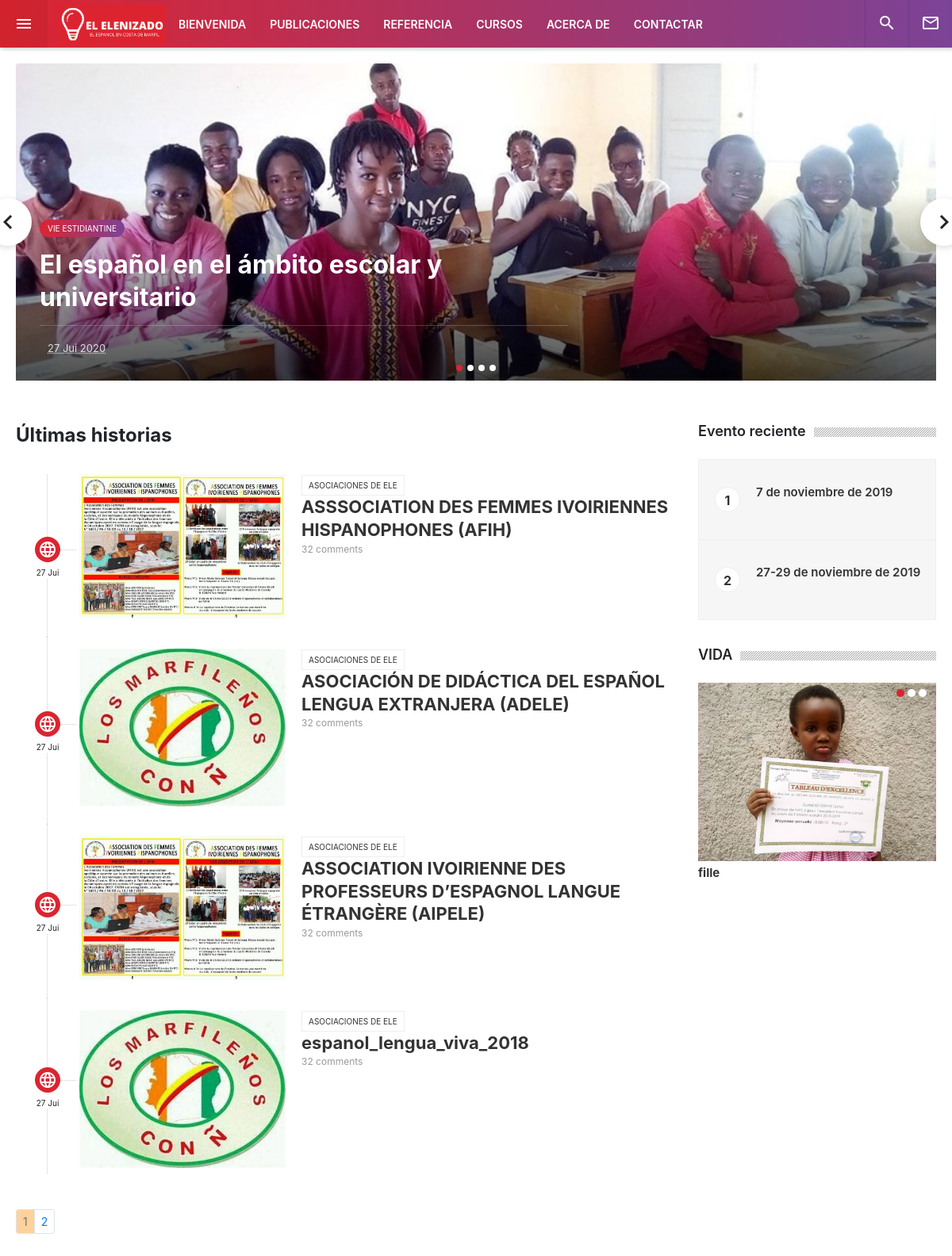
The page / on the database its author committed.
### website/models.py (models this page shows, shortened)
class SiteInfo(models.Model):
    email = models.EmailField()
    nom = models.CharField(max_length=255)
    telephone = models.IntegerField()
    description = models.TextField()
    logo = models.ImageField(upload_to='logo/site')
    date_add = models.DateTimeField(auto_now_add=True)
    date_update= models.DateTimeField(auto_now=True)
    status = models.BooleanField(default=True)
    class Meta:
        verbose_name = 'Site info'
        verbose_name_plural = 'Sites infos'

### elenizado/models.py (models this page shows, shortened)
class Publication(models.Model):
    titre = models.CharField(max_length=255)
    description = HTMLField()
    image = models.ImageField(upload_to='image/publication')
    categorie = models.ForeignKey(Categorie,on_delete=models.CASCADE,related_name='categorie_publication')
    date_add = models.DateTimeField(auto_now_add=True)
    date_update= models.DateTimeField(auto_now=True)
    status = models.BooleanField(default=True)
    slug = models.SlugField(unique=True, null=True, blank=True)
    class Meta:
        verbose_name = 'Publication'
        verbose_name_plural = 'Publications'

class Categorie(models.Model):
    nom = models.CharField(max_length=255)
    description = models.TextField()
    date_add = models.DateTimeField(auto_now_add=True)
    date_update= models.DateTimeField(auto_now=True)
    status = models.BooleanField(default=True)
    class Meta:
        verbose_name = 'Categorie'
        verbose_name_plural = 'Categories'
    def __str__(self):
            return self.nom

class Evenement(models.Model):
    image = models.ImageField(upload_to='evenemant/image')
    description = HTMLField()
    titre = models.CharField(max_length=255)
    date_add = models.DateTimeField(auto_now_add=True)
    date_update= models.DateTimeField(auto_now=True)
    status = models.BooleanField(default=True)
    slug = models.SlugField(unique=True, null=True, blank=True)
    class Meta:
        verbose_name = 'Evenement'
        verbose_name_plural = 'Evenements'

### about/models.py (models this page shows, shortened)
class Gallerie(models.Model):
    gallerie = models.ImageField(upload_to='gallerie/image',null=True)
    titre = models.CharField(max_length=255,null=True)
    date_add = models.DateTimeField(auto_now_add=True)
    date_update= models.DateTimeField(auto_now=True)
    status = models.BooleanField(default=True)
    class Meta:
        verbose_name = 'Gallerie'
        verbose_name_plural = 'Galleries'

### website/views.py (the view)
# urls.py: path('', views.index, name='index'),
def index(request):
    site_info = models.SiteInfo.objects.filter(status=True)[:1].get()
    publication_r = elenizado_models.Publication.objects.all().order_by('-date_add')[:4]
    events_r = elenizado_models.Evenement.objects.all().order_by('-date_add')[:3]
    gallerie = about_models.Gallerie.objects.filter(status=True)
    publication_list = elenizado_models.Publication.objects.all()
    page = request.GET.get('page', 1)
    paginator = Paginator(publication_list, 4)
    try:
        pub = paginator.page(page)
    except PageNotAnInteger:
        pub = paginator.page(1)
    except EmptyPage:
        pub = paginator.page(paginator.num_pages)
    datas = {
             'publication_r':publication_r,
             'events_r':events_r,
             'gallerie':gallerie,
             'site_info':site_info,
             'pub':pub,
    }
    return render(request,'pages/index.html',datas)

### templates/pages/index.html (shortened to what this page needs)
{% extends 'bases/header.html' %}
{% block content %}
	<main class="main-container">
		<section class="main-highlight">
			<div class="highlight-carousel slider-carousel">
				<div class="owl-carousel" id="postCarousel">
					{% for p in publication_r %}
				     <div class="item">
				    	<article class="post-box" style="background-image: url({{p.image.url}});">
				    		<div class="post-overlay">
				    			<a href="#" class="post-category" title="Title of blog post" rel="tag">{{p.categorie}}</a>
				    			<h3 class="post-title">{{p.titre}}</h3>
				    			<div class="post-meta">
				    				<div class="post-meta-author-info">
				    					<span class="post-meta-date">
				    						<abbr class="published updated" title="December 4, 2017">{{p.date_add|date:"d M Y"}}</abbr>
				    					</span>
				    				</div>
				    			</div>
				    		</div>
				    		<a href="#" class="post-overlayLink"></a>
				    	</article>
					</div>
					{% endfor %}
				</div>
			</div>
		</section>
		<section class="main-content">
			<div class="main-content-wrapper">
				<div class="content-body">
					<div class="content-timeline">
						<div class="post-list-header">
							<span class="post-list-title">
								Últimas historias</span>
						</div>
						<div class="timeline-items">
								{% for p in pub %}
							<div class="timeline-item">
								<div class="timeline-left">
									<div class="timeline-left-wrapper">
										<a href="#" class="timeline-category" data-zebra-tooltip title="{{p.categorie}}"><i class="material-icons">&#xE894;</i></a>
										<span class="timeline-date">{{p.date_add|date:"d M"}}</span>
									</div>
								</div>
								<div class="timeline-right">
									<div class="timeline-post-image">
										<a href="#">
											<img src="{{p.image.url}}" width="260">
										</a>
									</div>
									<div class="timeline-post-content">
										<a href="#" class="timeline-category-name">{{p.categorie}}</a>
										<a href="{% url 'timeline' %}">
											<h3 class="timeline-post-title">{{p.titre}}</h3>
										</a>
										<div class="timeline-post-info">
											<span class="comment">32 comments</span>
										</div>
									</div>
								</div>
							</div>
								{% endfor %}
						</div>
						<div class="load-more">
							<nav aria-label="...">
								{% if pub.has_other_pages %}
								<ul class="pagination pagination-sm">
									{% for i in pub.paginator.page_range %}
      									{% if pub.number == i %}
								  <li class="page-item disabled" >
									<a style="background:rgb(255, 210, 156)!important" class="page-link" href="#" tabindex="-1">{{ i }}</a>
								  </li>
								  		{% else %}
								  <li class="page-item"><a class="page-link" href="?page={{ i }}">{{ i }}</a></li>
								  		{% endif %}
   									{% endfor %}
								</ul>
								{% endif %}
							  </nav>
						</div>
					</div>
				</div>
				<div class="content-sidebar">
					<div class="sidebar_inner">
						<div class="widget-item">
							<div class="w-header">
								<div class="w-title">Evento reciente</div>
								<div class="w-seperator"></div>
							</div>
							<div class="w-boxed-post">
								<ul>
									{% for e in events_r %}
									<li>
										<a href="{% url 'evenement' %}" style="background-image: url({{e.image.url}});">
											<div class="box-wrapper" style="height: 100px;">
												<div class="box-left">
													<span>{{forloop.counter}}</span>
												</div>
												<div class="box-right">
													<h3 class="p-title" >{{ e.titre }}
													</h3>
												</div>
											</div>
										</a>
									</li>
									{% endfor %}
								</ul>
							</div>
						</div>
						<div class="widget-item">
							<div class="w-header">
								<div class="w-title">VIDA   </div>
								<div class="w-seperator"></div>
							</div>
							<div class="w-carousel-post">
								<div class="owl-carousel" id="widgetCarousel">
									{% for g in gallerie %}
								    <div class="item">
								    	<a href="#">
								    		<img src="{{g.gallerie.url}}" width="300">
								    		<span class="w-post-title">{{g.titre}}</span>
								    	</a>
									</div>
									{% endfor %}
								</div>
							</div>
						</div>
					</div>
				</div>
			</div>
		</section>
	</main>
{% endblock %}

### templates/bases/header.html (shortened to what this page needs)
<!DOCTYPE html>
<html lang="fr">
<head>
	<link rel="stylesheet" type="text/css" href="/static/plugins/zebra-tooltip/zebra_tooltips.min.css">
	<link rel="stylesheet" type="text/css" href="/static/plugins/owl-carousel/assets/owl.carousel.min.css">
	<link rel="stylesheet" href="https://cdnjs.cloudflare.com/ajax/libs/limonte-sweetalert2/8.11.8/sweetalert2.css">
	<link rel="stylesheet" type="text/css" href="/static/css/main-style.css">
	<link rel="stylesheet" type="text/css" href="/static/css/responsive-style.css">
	<link href="https://stackpath.bootstrapcdn.com/bootstrap/4.5.0/css/bootstrap.min.css" rel="stylesheet" >
</head>
<body>
	<header class="header">
		<div class="header-wrapper">
			<div class="toggle-sidebar material-button">
				<i class="material-icons">&#xE5D2;</i>
			</div>
			<div class="logo-box">
				<h1>
					<a href="{% url 'index' %}" class="logo" style="background: url('{{ site_info.logo.url }}') ;background-size: cover; width: 135px; height:50px;position:relative; bottom:8px"></a>
				</h1>
			</div>
			<div class="header-menu">
				<ul class="header-navigation" data-show-menu-on-mobile>
					<li>
						<a href="{% url 'index' %}" class="material-button submenu-toggle">BIENVENIDA</a>
					</li>
					<li>
						<a href="#" class="material-button submenu-toggle">PUBLICACIONES</a>
					</li>
					<li>
						<a href="#" class="material-button submenu-toggle">REFERENCIA</a>
					</li>
					<li>
						<a href="{% url 'cours' %}" class="material-button submenu-toggle">CURSOS</a>
					</li>
					<li>
						<a href="{% url 'about' %}" class="material-button submenu-toggle">ACERCA DE</a>
					</li>
					<li>
						<a href="{% url 'contact' %}" class="material-button submenu-toggle">CONTACTAR</a>
					</li>
				</ul>
			</div>
			<div class="header-right with-seperator">
				<ul class="header-navigation">
					<li>
						<a href="#" class="material-button search-toggle"><i class="material-icons">&#xE8B6;</i></a>
					</li>
					<li class="hide-on-mobile"><a href="#" class="material-button" data-modal="newsletterModal"><i class="material-icons">&#xE0E1;</i></a></li>
				</ul>
			</div>
		</div>
	</header>
{% block content %}
{% endblock %}
</body>
</html>

### rows shown on the page
SiteInfo: logo (picture)
Publication: image (picture), categorie "VIE ESTIDIANTINE", titre "El español en el ámbito escolar y universitario", date_add "27 Jui 2020"
Publication: date_add "27 Jui", image (picture), categorie "ASOCIACIONES DE ELE", titre "ASSSOCIATION DES FEMMES IVOIRIENNES HISPANOPHONES (AFIH)"
Publication: date_add "27 Jui", image (picture), categorie "ASOCIACIONES DE ELE", titre "ASOCIACIÓN DE DIDÁCTICA DEL ESPAÑOL LENGUA EXTRANJERA (ADELE)"
Publication: date_add "27 Jui", image (picture), categorie "ASOCIACIONES DE ELE", titre "ASSOCIATION IVOIRIENNE DES PROFESSEURS D’ESPAGNOL LANGUE ÉTRANGÈRE (AIPELE)"
Publication: date_add "27 Jui", image (picture), categorie "ASOCIACIONES DE ELE", titre "espanol_lengua_viva_2018"
Evenement: image (picture), titre "7 de noviembre de 2019"
Evenement: image (picture), titre "27-29 de noviembre de 2019"
Gallerie: gallerie (picture), titre "fille"

### other values the page prints
{{ i }} "1"
{{ i }} "2"
